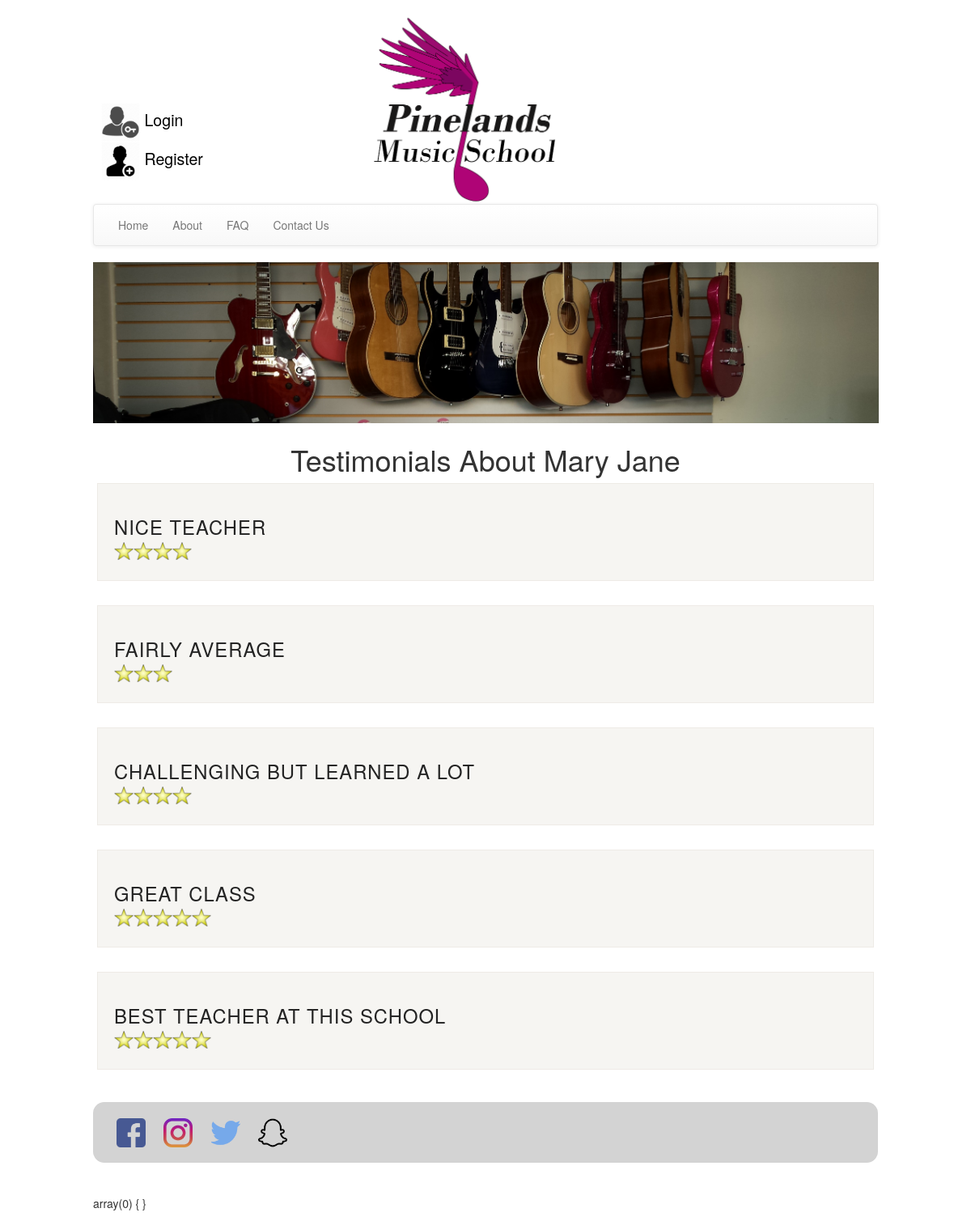
Before: /pages/testimonials/eachTeacherReview.php?userID=6 with the older database file.
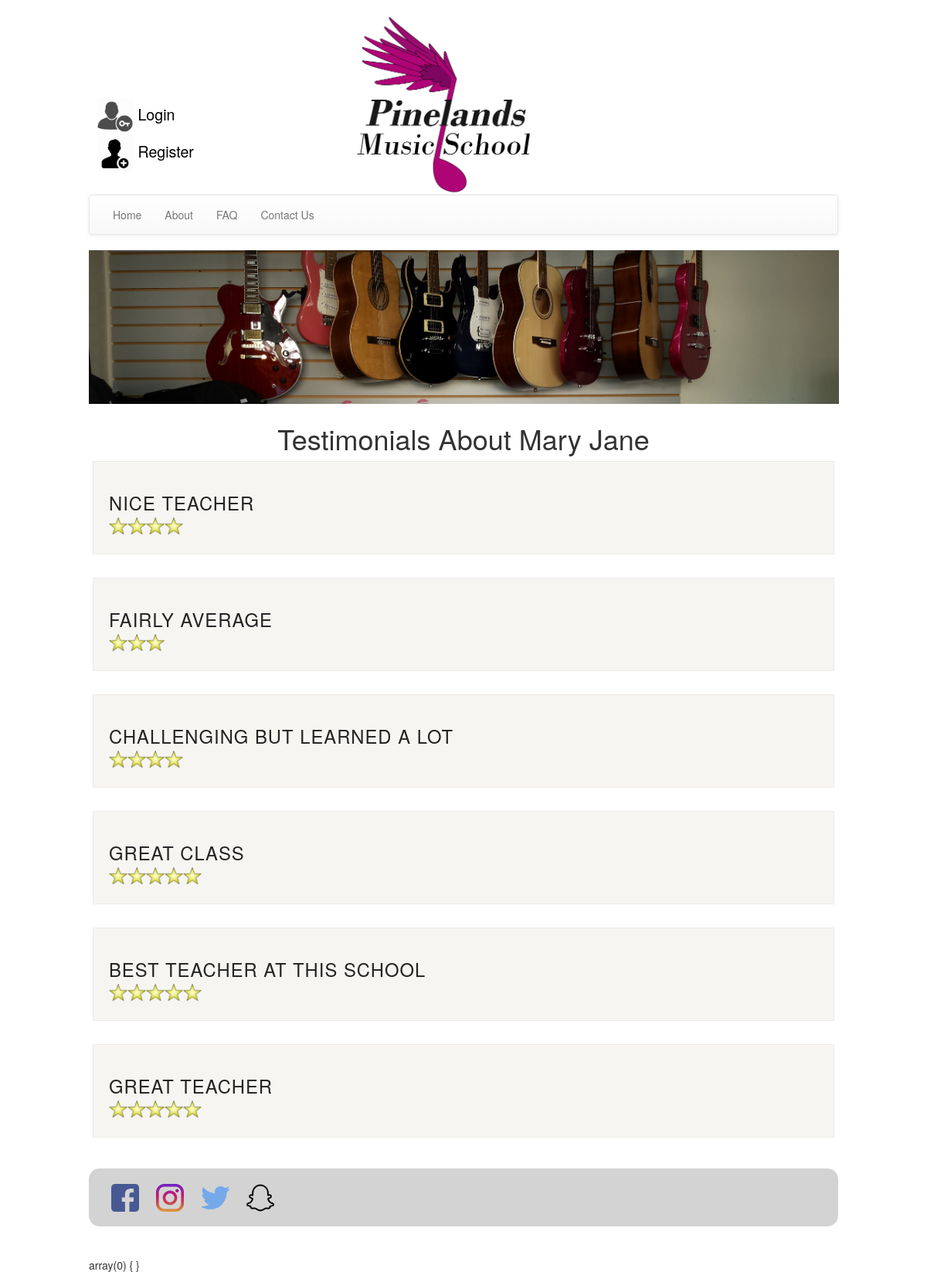
After: the same page with the newer database file.
### tables this page shows
CREATE TABLE `users` (
  `UserID` int(11) NOT NULL,
  `firstName` varchar(40) NOT NULL,
  `lastName` varchar(40) NOT NULL,
  `DOB` date NOT NULL,
  `gender` enum('Male','Female') NOT NULL,
  `facebookId` varchar(80) DEFAULT NULL,
  `email` varchar(80) NOT NULL,
  `password` varchar(64) NOT NULL,
  `salt` varchar(32) NOT NULL,
  `accountType` enum('Guest','Student','Teacher','StudentAndTeacher','Admin','Owner') NOT NULL DEFAULT 'Guest',
  `comCode` varchar(64) DEFAULT NULL,
  `parentName` varchar(100) DEFAULT NULL,
  `parentEmail` varchar(100) DEFAULT NULL
);

CREATE TABLE `teacherreviews` (
  `reviewID` int(11) NOT NULL,
  `teacherID` int(11) NOT NULL,
  `studentID` int(11) NOT NULL,
  `contractID` int(11) NOT NULL,
  `reviewComment` varchar(300) NOT NULL,
  `reviewRating` int(1) NOT NULL,
  `reviewDate` date NOT NULL,
  `reviewStatus` enum('Public','Private','Pending','Invalid') NOT NULL
);

### pages/testimonials/eachTeacherReview.php (the view, shortened to what this page needs)
<?php
$teacherID = $_GET['userID'];
    include "../../inc/connect.php";
    include "../../inc/header.php";
    include "../../inc/nav.php";
?>
 <div class="content ">
    <h1 class="centered">Testimonials About
      <?php
      $sql2 = "SELECT users.firstName, users.lastName FROM users WHERE users.userID = $teacherID";
      $result2 = mysqli_query($con, $sql2);
      while ($row2 = mysqli_fetch_array($result2)) {
        echo $row2["firstName"];
        echo $row2["lastName"];
      }
      ?>
    </h1>
<?php
$sql = "SELECT teacherreviews.*,users.firstName, users.lastName FROM users INNER JOIN teacherreviews ON users.userID = teacherreviews.teacherID WHERE teacherreviews.teacherID = $teacherID";
$result = mysqli_query($con, $sql);
while ($row = mysqli_fetch_array($result)) {
  if ($row["reviewStatus"] == 'Public') {
    echo '<div class="faq_post">
					<div class="faq_copy">
						<div class="padding">
						<h2 class="faq_title">';
            echo $row["reviewComment"];
            echo "<br>";
            echo '<div id="rating">
               <div id="star_rating" class="starRatingOverflow">
                   <img src="../../images/about/five_stars.png" class="starImage"/>
               </div>
           </div>';
            echo '</h2>
						</div>
					</div>
				</div>';
        }
      }
 ?>
</div>
<?php
    include "../../inc/footer.php";
?>

Changed rows visible on the page:
now on this page (row edited): teacherreviews: reviewComment "GREAT TEACHER"
